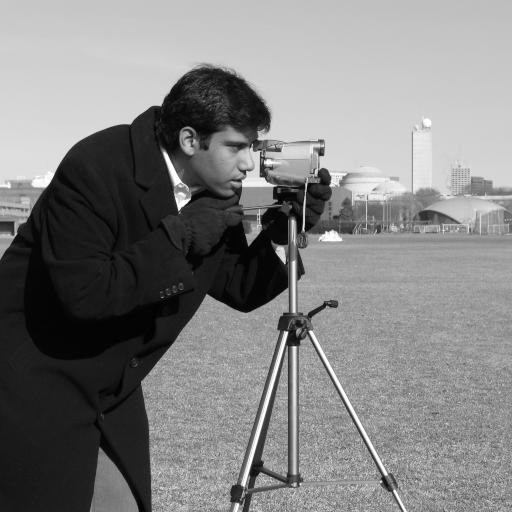
#> input picture demo/img.jpg, 512 x 512 px
$ jupyter execute --allow-errors cubicalripser.ipynb   (shell and % lines are left out)
#> lines starting #> are read from the running program, lines starting #| are printed output that depends on the picture; after the words box and inside, x2 and y2 are one past the last pixel; in counts of white or black regions, pixels touching at a corner belong together
<a href="https://colab.research.google.com/github/shizuo-kaji/CubicalRipser/blob/main/demo/cubicalripser.ipynb" target="_parent"></a>

# Cubical Ripser tutorial

## Table of contents

- [Overview](#overview)
- [Setup](#setup)
- [Quick start](#quick-start)
- [Persistence diagrams](#persistence-diagrams)
  - [1D signals](#one-dimensional-signals)
  - [2D synthetic image: V- and T-constructions](#two-dimensional-synthetic-image)
  - [2D real image](#two-dimensional-real-image)
  - [Representative H₁ cycles](#representative-cycles)
  - [3D images and volumes](#three-dimensional-images)
  - [Alexander duality](#alexander-duality)
  - [Cycle-density heatmap](#cycle-density-heatmap)
- [Example data](#example-data)
  - [Synthetic arrays](#synthetic-arrays)
  - [Downloaded volumes](#downloaded-volumes)
- [Zigzag persistence of a mask sequence](#zigzag-persistence)
- [Differentiable cubical PH](#differentiable-cubical-ph)
- [Utilities](#utilities)
  - [Image I/O](#image-io)
  - [Image series](#image-series)
  - [Transforms](#transforms)
  - [PH histogram volumes](#ph-histogram-volumes)

<a id="overview"></a>
## Overview

This notebook introduces persistent homology for 1D signals, 2D images, and 3D volumes with Cubical Ripser. It also covers representative cycles, zigzag persistence of mask sequences, differentiable persistent homology with PyTorch, and utilities for image I/O, preprocessing, and vectorization.

By the end of the tutorial, you will be able to:

- compute persistence pairs from cubical data;
- compare V- and T-constructions for scalar fields;
- request, select, and overlay homology representative cycles;
- inspect 1D, 2D, and 3D examples through the same API;
- generate test inputs with known topology and load real 3D and 4D volumes;
- follow features that appear, split, and disappear in a mask sequence;
- optimize an image through a persistence-based loss; and
- prepare image data and persistence features for downstream workflows.

For a broader introduction to topological data analysis, see [A guide through TDA tools](https://github.com/shizuo-kaji/TutorialTopologicalDataAnalysis).

<a id="setup"></a>
## Setup

Install Cubical Ripser and the dependencies used by this tutorial if needed:

```bash
pip install -U cripser matplotlib Pillow pooch gudhi scikit-image scipy ipywidgets torch tqdm
```

For development against a local checkout, install the repository in editable mode before opening this notebook. The GUDHI comparisons, interactive slice viewer, distance transform, and differentiable example use optional dependencies; the relevant cells report or explain when one is unavailable.

[cell 1]

from collections import Counter
from pathlib import Path
import glob
import os
import re
import sys
import tempfile
import time

import matplotlib.pyplot as plt
import numpy as np
from PIL import Image
from scipy.ndimage import convolve, distance_transform_edt
import skimage
from skimage import io
from skimage.filters import threshold_otsu
from skimage.transform import rotate

# Prefer the local checkout when this notebook is run from the repository's
# demo directory; otherwise use the installed package (for example, in Colab).
repository_root = Path.cwd().resolve().parent
if (repository_root / "cripser").is_dir():
    sys.path.insert(0, str(repository_root))

import cripser

np.set_printoptions(precision=3, suppress=True)
plt.rcParams["figure.figsize"] = (12, 4)
plt.rcParams["image.cmap"] = "viridis"

print(f"Cubical Ripser: {cripser.__version__}")

### Helper functions

The following helpers are used by several examples: a thresholded distance transform and an interactive viewer for 3D slices.

[cell 2]
def distance_transform(image, signed=False):
    """Threshold an image and return its unsigned or signed distance field."""
    binary_image = image >= threshold_otsu(image)
    transformed = distance_transform_edt(binary_image)
    if signed:
        transformed -= distance_transform_edt(~binary_image)
    return transformed


def explore_slices(volume, cmap="gray"):
    """Create an ipywidgets slider for the final axis of a 3D array."""
    from ipywidgets import interact

    n_slices = volume.shape[-1]

    @interact(plane=(0, n_slices - 1))
    def display_slice(plane=n_slices // 2):
        fig, ax = plt.subplots(figsize=(8, 5))
        ax.imshow(volume[:, :, plane], cmap=cmap)
        ax.set(title=f"Slice {plane}", xlabel="x", ylabel="y")
        plt.show()

    return display_slice

<a id="quick-start"></a>
## Quick start

`compute_ph` accepts a NumPy array and returns one row per persistence pair. The first three columns contain the homology dimension, birth value, and death value. The remaining columns locate the creator and destroyer cells.

This minimal example uses `img.jpg` when it exists in the working directory and otherwise falls back to the standard camera image from scikit-image.

[cell 3]
image_path = Path("img.jpg")
if image_path.is_file():
    quick_start_image = np.asarray(Image.open(image_path).convert("L"))
#> quick_start_image is the input picture: shape (512, 512); min 0, max 255, mean 129.1
else:
    quick_start_image = skimage.data.camera()
    print("img.jpg was not found; using skimage.data.camera().")

#> (the rest of this cell did not finish here and is left out)

<a id="persistence-diagrams"></a>
## Persistence diagrams

Cubical Ripser treats a scalar array as a filtration. V-construction treats array samples as vertices, whereas T-construction treats them as top-dimensional cells. These constructions encode different neighborhood conventions and may produce different persistence pairs.

<a id="one-dimensional-signals"></a>
### 1D signals

For a scalar time series, H₀ records the connected components of its sublevel sets. First, inspect one signal and its persistence diagram.

[cell 4]
coordinate = np.linspace(0.0, 4.0 * np.pi, 160)
signal = np.sin(coordinate) + 0.18 * coordinate
#> (the rest of this cell did not finish here and is left out)

Changing the linear trend changes the filtration while retaining the oscillatory component. The following comparison preserves the three-signal example from the original notebook.

[cell 5]
coordinate = np.linspace(0.0, 4.0 * np.pi, 100)
fig, axes = plt.subplots(2, 3, figsize=(10, 5), constrained_layout=True)

#> (the rest of this cell did not finish here and is left out)

<a id="two-dimensional-synthetic-image"></a>
### 2D synthetic image: V- and T-constructions

The same scalar field is processed with both constructions below. For this particular example, the persistence diagrams are similar, but the returned pair tables retain the construction-specific creator and destroyer locations.

[cell 6]
simple_field = np.array(
    [[0, 0, 0, 0, 0],
     [1, 0, 1, 2, 0],
     [0, 1, 0, 0, 0]],
    dtype=np.float64,
)

#> (the rest of this cell did not finish here and is left out)

<a id="two-dimensional-real-image"></a>
### 2D real image

Load a grayscale image, threshold it with Otsu's method, and compute its distance transform. Set `image_path` to use another image.

[cell 7]
image_path = Path("img.jpg")

if image_path.is_file():
    image_2d = np.asarray(Image.open(image_path).convert("L"))
else:
    image_2d = skimage.data.camera()
    print("img.jpg was not found; using skimage.data.camera().")

image_2d_distance = distance_transform(image_2d)
#> in distance_transform, `binary_image = image >= threshold_otsu(image)`:
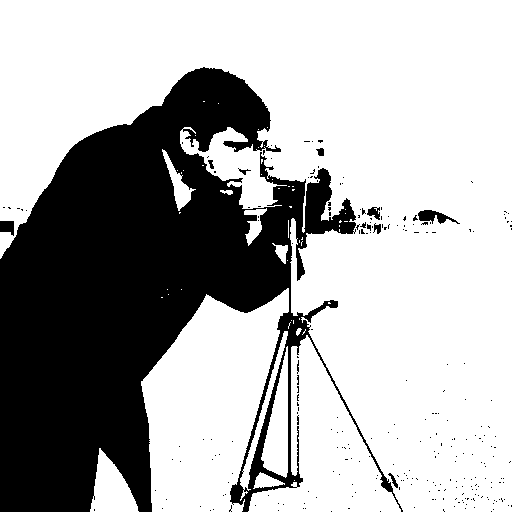
#> binary_image: shape (512, 512) bool; 67.9% white; 261 black regions (251 under 20 px), largest, box (x1, y1, x2, y2) and area: (0, 67, 403, 512) 82820, (418, 210, 460, 224) 286, (0, 221, 14, 236) 164
#> in distance_transform, `transformed = distance_transform_edt(binary_image)`:
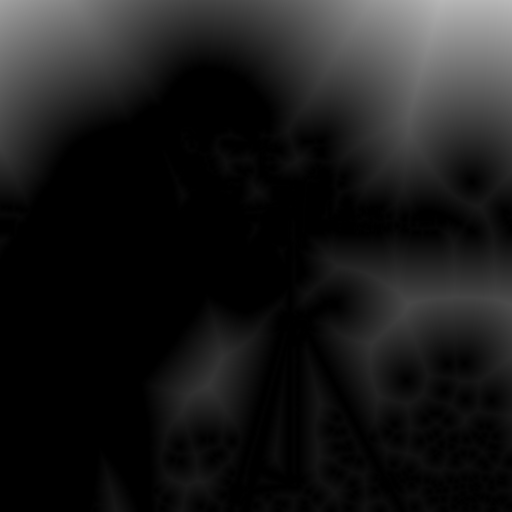
#> transformed: shape (512, 512) float64; min 0, max 185.4, mean 26

fig, axes = plt.subplots(1, 2, figsize=(10, 4), constrained_layout=True)
axes[0].imshow(image_2d, cmap="gray")
axes[0].set_title("Input image")
axes[1].imshow(image_2d_distance, cmap="viridis")
axes[1].set_title("Distance transform")
for axis in axes:
    axis.axis("off")

print(
    f"shape={image_2d.shape}, dtype={image_2d.dtype}, "
    f"range={image_2d.min()}–{image_2d.max()}"
)
#| shape=(512, 512), dtype=uint8, range=0–255
plt.show()
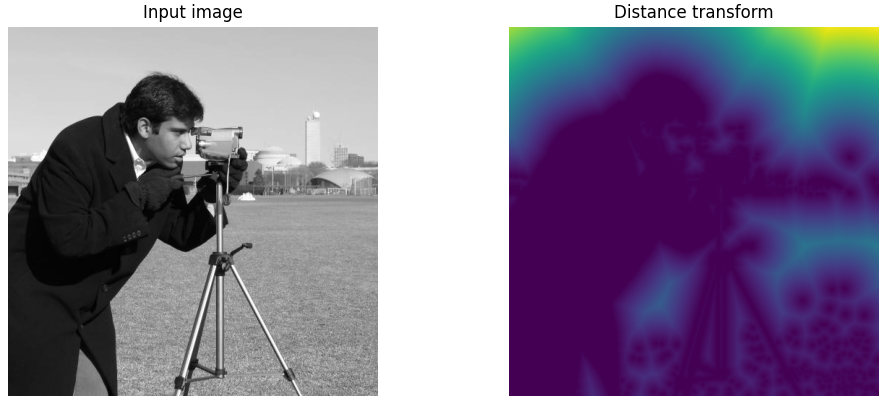
#> figure drawn by matplotlib, 2 panels

#### Pixel-value filtration

Compare V- and T-constructions on the original pixel values.

[cell 8]
start_time = time.perf_counter()
#> (the rest of this cell did not finish here and is left out)

The transpose changes the memory-contiguity flags. This is useful when diagnosing the layout of arrays passed between NumPy and compiled extensions.

[cell 9]
print("Original array flags:")
print(image_2d.flags)
#|   C_CONTIGUOUS : True
#|   F_CONTIGUOUS : False
#|   OWNDATA : False
#|   WRITEABLE : False
#|   ALIGNED : True
#|   WRITEBACKIFCOPY : False
print("\nTransposed array flags:")
print(image_2d.T.flags)
#|   C_CONTIGUOUS : False
#|   F_CONTIGUOUS : True
#|   OWNDATA : False
#|   WRITEABLE : False
#|   ALIGNED : True
#|   WRITEBACKIFCOPY : False

#### Comparison with GUDHI

When GUDHI is installed, compare persistent Betti counts for vertex and top-dimensional-cell input.

#> (a cell that did not finish here is left out)

#### Distance-transformed filtration

Repeat the Cubical Ripser comparison on the distance-transformed image.

[cell 11]
start_time = time.perf_counter()
#> (the rest of this cell did not finish here and is left out)

<a id="representative-cycles"></a>
### Representative H₁ cycles

Set `representatives=True` to request homology cycles over F₂. This invokes a direct homology reduction only for this opt-in call, so retain the default for high-throughput persistence calculations.

The synthetic field below has two unequal peaks surrounded by low rings and connected by a narrow bridge. It therefore resembles a figure eight and yields two prominent H₁ classes.

[cell 12]
def make_figure_eight_peaks(shape=(151, 111)):
    """Return a deterministic image[x, y] field with two high peaks."""
#> called with shape = (151, 111)
    x_coordinates, y_coordinates = np.indices(shape, dtype=float)
    image = np.full(shape, 0.40, dtype=np.float64)

    for centre_x, peak_height in zip((48.0, 102.0), (1.0, 0.9)):
        radius = np.hypot(x_coordinates - centre_x, y_coordinates - 55.0)
        peak = 0.70 + (peak_height - 0.70) * np.clip(1.0 - radius / 18.0, 0.0, 1.0)
        image[radius < 18.0] = peak[radius < 18.0]
        image[(radius >= 20.0) & (radius <= 24.0)] = 0.0

    image[72:79, 53:58] = 0.0  # Bridge between the two low rings.
    return image


figure_eight = make_figure_eight_peaks()

fig, ax = plt.subplots(figsize=(8, 5))
ax.imshow(
    figure_eight.T,
    origin="lower",
    cmap="gray",
    interpolation="nearest",
    extent=(-0.5, figure_eight.shape[0] - 0.5, -0.5, figure_eight.shape[1] - 0.5),
)
ax.set(title="Figure-eight peaks", xlabel="x", ylabel="y", aspect="equal")
plt.show()
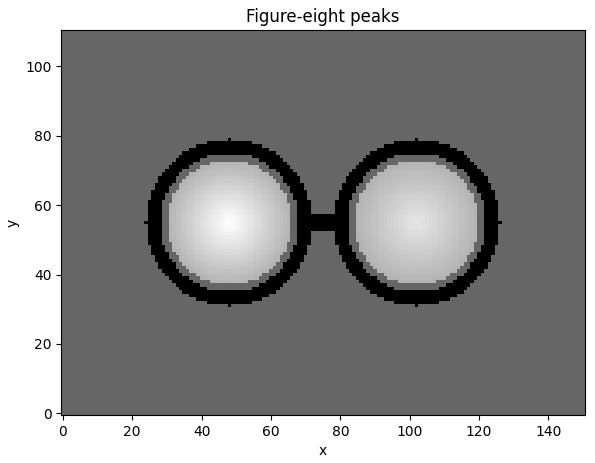
#> figure drawn by matplotlib, 1 panel

#> (a cell that did not finish here is left out)

[cell 14]
fig, axes = plt.subplots(1, 2, figsize=(13, 5), constrained_layout=True)

#> (the rest of this cell did not finish here and is left out)

#### Verify the representative boundaries

For each selected 2D representative, verify directly that every vertex appears an even number of times in its F₂ boundary.

[cell 15]
def boundary_mod_2(cycle):
    """Return the F₂ boundary of a planar [x, y, z, cell_type] chain."""
    boundary = Counter()

    for cell_x, cell_y, cell_z, cell_type in cycle:
        assert cell_z == 0
        if cell_type == 0:
            endpoints = ((cell_x, cell_y, 0), (cell_x + 1, cell_y, 0))
        elif cell_type == 1:
            endpoints = ((cell_x, cell_y, 0), (cell_x, cell_y + 1, 0))
        else:
            raise AssertionError(f"Unexpected planar cell type: {cell_type}")

        for vertex in endpoints:
            boundary[vertex] ^= 1
            if boundary[vertex] == 0:
                del boundary[vertex]

    return boundary


#> (the rest of this cell did not finish here and is left out)

<a id="three-dimensional-images"></a>
### 3D images and volumes

For an image stack, set `image_directory` to a directory containing equally sized JPEG slices. If the directory is absent, the notebook builds a synthetic stack by rotating the 2D image. A signed distance transform is then computed for the volume.

[cell 16]
image_directory = Path("./images")
volume_path = Path("3d_img.npy")

if image_directory.is_dir():
    input_files = glob.glob(str(image_directory / "*.jpg"))
    input_files.sort(key=lambda value: int(re.sub(r"\D", "", value + "0")))
    image_3d = np.dstack([Image.open(path).convert("L") for path in input_files]).astype(np.float64)
else:
    image_3d = np.dstack([rotate(image_2d, 10 * index) for index in range(8)])

# Save or resize here when adapting the example:
# np.save(volume_path, image_3d.astype(np.float64))
# image_3d = skimage.transform.resize(image_3d, (130, 160, 6))

image_3d_distance = distance_transform(image_3d, signed=True)
central_slice = image_3d.shape[-1] // 2
#> central_slice = 4

fig, axes = plt.subplots(1, 2, figsize=(10, 4), constrained_layout=True)
axes[0].imshow(image_3d[:, :, central_slice], cmap="gray")
axes[0].set_title("Central input slice")
axes[1].imshow(image_3d_distance[:, :, central_slice], cmap="viridis")
axes[1].set_title("Signed distance transform")
for axis in axes:
    axis.axis("off")

print(
    f"shape={image_3d.shape}, dtype={image_3d.dtype}, "
    f"range={image_3d.min():.3f}–{image_3d.max():.3f}"
)
#| shape=(512, 512, 8), dtype=float64, range=0.000–1.000
plt.show()
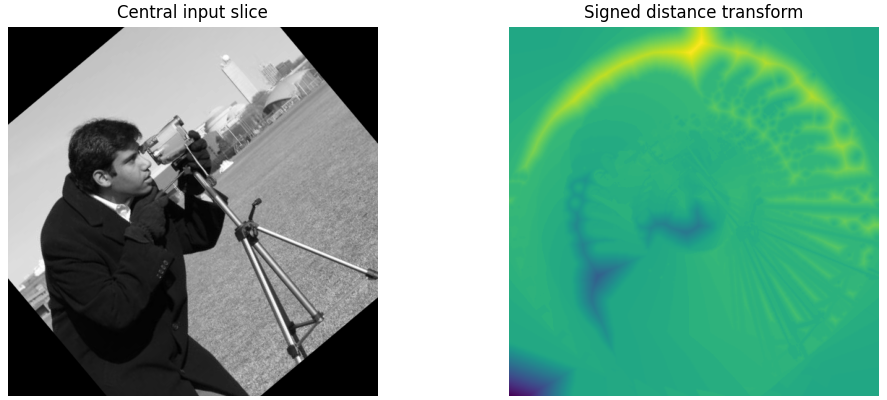
#> figure drawn by matplotlib, 2 panels

Use the slider to inspect the stack along its final axis.

[cell 17]
slice_viewer = explore_slices(image_3d)
#> the sliders are set to plane = 3
#> in display_slice, `plt.show()`:
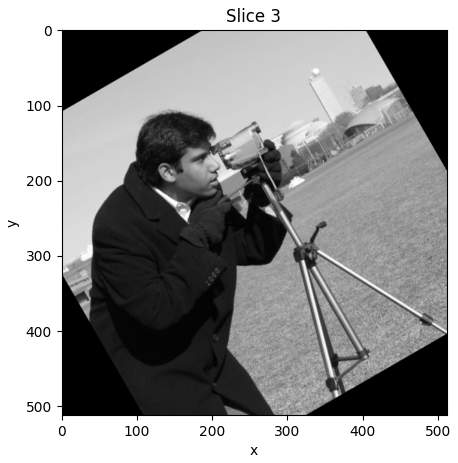
#> figure drawn by matplotlib, 1 panel
